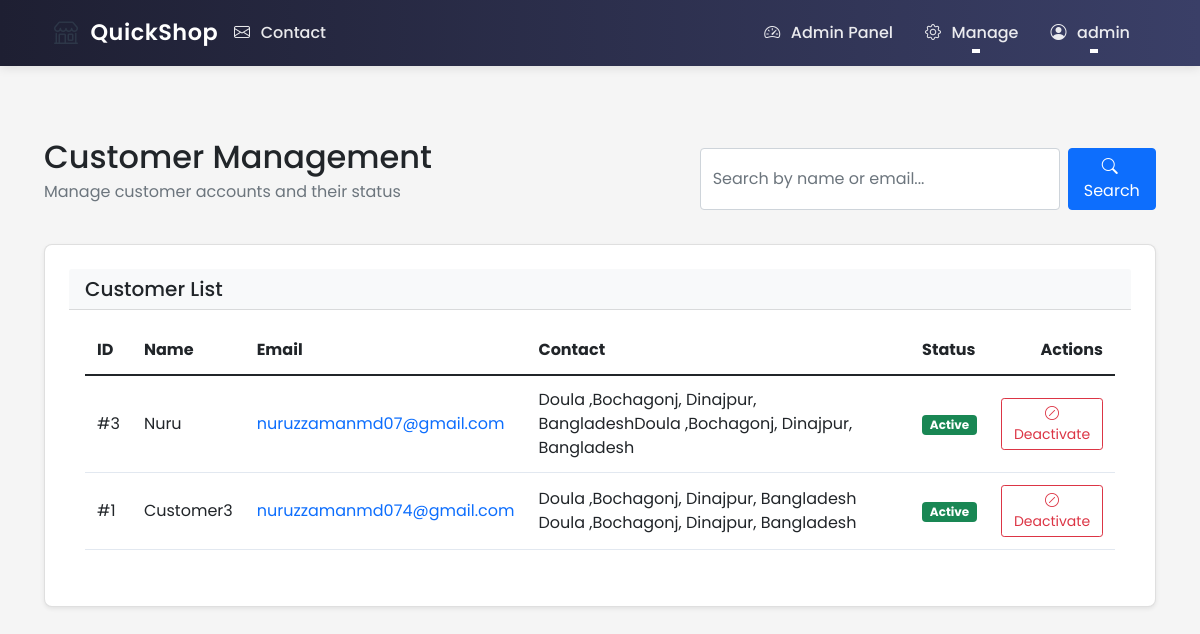
/admin/manage-users (signed in), run on an earlier commit of the app's database.
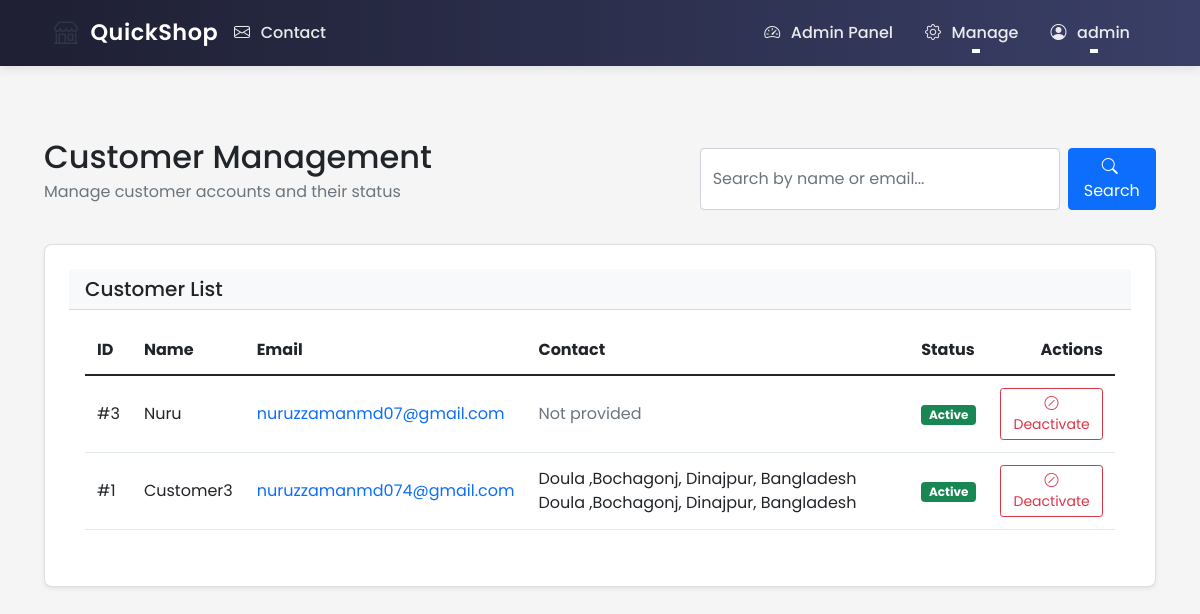
And on a later commit of the database.
### ecommerce/models/user.py (models this page shows, shortened)
class User(UserMixin, db.Model):
    id = db.Column(db.Integer, primary_key=True)
    username = db.Column(db.String(80), unique=True, nullable=False)
    email = db.Column(db.String(120), unique=True, nullable=False)
    password_hash = db.Column(db.String(128))
    role = db.Column(db.String(20), nullable=False, default='user')  # user, shop_owner, delivery, admin
    phone = db.Column(db.String(20))  # Added phone number field
    location_lat = db.Column(db.Float)
    location_lng = db.Column(db.Float)
    address = db.Column(db.String(200))
    created_at = db.Column(db.DateTime, default=datetime.utcnow)
    updated_at = db.Column(db.DateTime, default=datetime.utcnow, onupdate=datetime.utcnow)
    is_active = db.Column(db.Boolean, default=True)
    email_notifications = db.Column(db.Boolean, default=True)
    orders = db.relationship('Order', lazy=True, foreign_keys='Order.customer_id')
    shop = db.relationship('Shop', backref='owner', lazy=True, uselist=False)
    deliveries = db.relationship('Order', backref='assigned_delivery_person', lazy=True,
                               foreign_keys='Order.delivery_person_id')
    @property
    def is_admin(self):
        return self.role == 'admin'

### ecommerce/routes/admin.py (the view, shortened to what this page needs)
@admin_bp.route('/manage-users')
@login_required
@admin_required
def manage_users():
    q = request.args.get('q', '').strip()
    role = request.args.get('role', 'user')
    query = User.query.filter_by(role=role)
    users = query.order_by(User.id.desc()).all()
    return render_template('admin/manage_users.html', users=users)

### ecommerce/routes/admin.py (called while the page is built)
def admin_required(f):
    @wraps(f)
    def decorated_function(*args, **kwargs):
        if not current_user.is_authenticated or not current_user.is_admin:
            flash('Access denied. Admin privileges required.', 'error')
            return redirect(url_for('main.index'))
        return f(*args, **kwargs)
    return decorated_function

### ecommerce/templates/admin/manage_users.html (shortened to what this page needs)
{% extends "base.html" %}
{% block content %}
<div class="container mt-4">
    <div class="d-flex justify-content-between align-items-center mb-4">
        <div>
            <h2 class="mb-1">Customer Management</h2>
            <p class="text-muted">Manage customer accounts and their status</p>
        </div>
        <div class="d-flex gap-2">
            <form class="d-flex" method="GET">
                <input type="search" name="q" class="form-control me-2"
                       placeholder="Search by name or email..."
                       value="{{ request.args.get('q', '') }}">
                <button type="submit" class="btn btn-primary">
                    <i class="bi bi-search me-1"></i> Search
                </button>
            </form>
        </div>
    </div>
    <div class="card shadow-sm">
        <div class="card-header bg-light">
            <h5 class="mb-0">Customer List</h5>
        </div>
        <div class="card-body">
            {% if users %}
            <div class="table-responsive">
                <table class="table table-hover align-middle">
                    <thead>
                        <tr>
                            <th>ID</th>
                            <th>Name</th>
                            <th>Email</th>
                            <th>Contact</th>
                            <th>Status</th>
                            <th class="text-end">Actions</th>
                        </tr>
                    </thead>
                    <tbody>
                        {% for user in users %}
                        <tr>
                            <td>#{{ user.id }}</td>
                            <td>{{ user.username }}</td>
                            <td>
                                <a href="mailto:{{ user.email }}" class="text-decoration-none">
                                    {{ user.email }}
                                </a>
                            </td>
                            <td>
                                {% if user.address %}
                                    {{ user.address }}
                                {% else %}
                                    <span class="text-muted">Not provided</span>
                                {% endif %}
                            </td>
                            <td>
                                <span class="badge bg-{{ 'success' if user.is_active else 'danger' }}">
                                    {{ 'Active' if user.is_active else 'Inactive' }}
                                </span>
                            </td>
                            <td class="text-end">
                                <button type="button"
                                        class="btn btn-sm btn-outline-{{ 'danger' if user.is_active else 'success' }}"
                                        onclick="toggleUserStatus({{ user.id }}, '{{ user.username }}')"
                                        title="{{ 'Deactivate' if user.is_active else 'Activate' }} user">
                                    <i class="bi bi-{{ 'slash-circle' if user.is_active else 'check-circle' }}"></i>
                                    {{ 'Deactivate' if user.is_active else 'Activate' }}
                                </button>
                            </td>
                        </tr>
                        {% endfor %}
                    </tbody>
                </table>
            </div>
            {% endif %}
        </div>
    </div>
</div>
{% endblock %}

What changed in the data, as far as the page shows it:
changed User "Nuru": address "Doula ,Bochagonj, Dinajpur, BangladeshDoula ,Bochagonj, Dinajpur, Bangladesh" → (not shown); now shows "Not provided"
